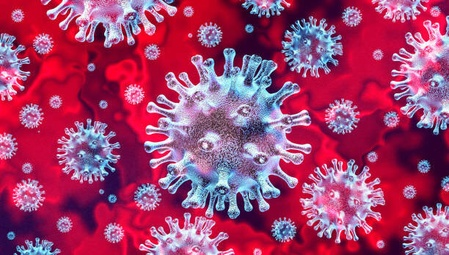
#> input picture Lab/Lab 2/Citra Tugas Lab 2/virus.jpg, 449 x 255 px, shrunk from 612 x 347 before the run
$ jupyter execute Lab2_MuhammadIrfanJunaidi_1906293202.ipynb   (older library calls are emulated)
#> lines starting #> are read from the running program, lines starting #| are printed output that depends on the picture
[cell 1]
from skimage import io, color, util, exposure, filters, morphology
import cv2
import numpy as np
import matplotlib.pyplot as plt

## **1. [50] Diberikan citra virus.jpg berikut ini.**

## a. Konversikan citra ini ke dalam color space CMY, lalu lakukan smoothing terhadap hasilnya dengan kernel 4x4

[cell 2]
image = io.imread('Citra Tugas Lab 2/virus.jpg')
#> image is the input picture: shape (255, 449, 3); mean R, G, B 161.7, 63.9, 108.7
C = 1 - util.img_as_float(image[:, :, 0])
M = 1 - util.img_as_float(image[:, :, 1])
Y = 1 - util.img_as_float(image[:, :, 2])

CMY = np.zeros(image.shape)
CMY[:, :, 0] = C; CMY[:, :, 1] = M; CMY[:, :, 2] = Y

plt.figure(figsize=(10,7))
plt.subplot(1, 2, 1); plt.imshow(CMY, cmap="gray"); plt.title('CMY'); plt.axis('off')

CMY2 = util.img_as_ubyte(np.zeros(image.shape))
C2 = filters.rank.mean(C, selem=morphology.square(4))
M2 = filters.rank.mean(M, selem=morphology.square(4))
Y2 = filters.rank.mean(Y, selem=morphology.square(4))

CMY2[:, :, 0] = C2; CMY2[:, :, 1] = M2; CMY2[:, :, 2] = Y2

plt.subplot(1, 2, 2); plt.imshow(CMY2, cmap="gray"); plt.title('CMY Smoothing (4x4)'); plt.axis('off')
plt.show()

## b. Konversikan citra ini ke dalam color space CMY, lalu lakukan smoothing terhadap hasilnya dengan kernel 9x9

[cell 3]
plt.figure(figsize=(10,7))
plt.subplot(1, 2, 1); plt.imshow(CMY, cmap="gray"); plt.title('CMY'); plt.axis('off')

CMY3 = util.img_as_ubyte(np.zeros(image.shape))
C3 = filters.rank.mean(C, selem=morphology.square(9))
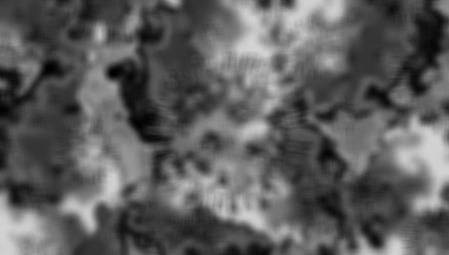
#> C3: shape (255, 449); min 1, max 211, mean 92.8
M3 = filters.rank.mean(M, selem=morphology.square(9))
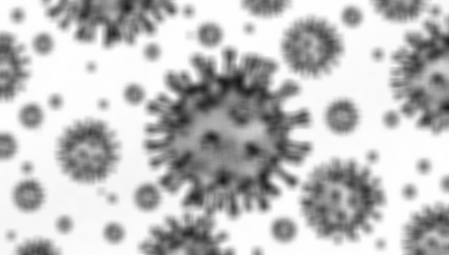
#> M3: shape (255, 449); min 24, max 254, mean 190.6
Y3 = filters.rank.mean(Y, selem=morphology.square(9))
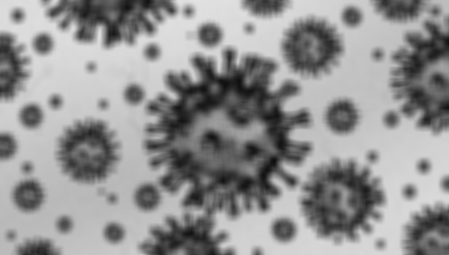
#> Y3: shape (255, 449); min 13, max 225, mean 145.8

CMY3[:, :, 0] = C3; CMY3[:, :, 1] = M3; CMY3[:, :, 2] = Y3
#> after `CMY3[:, :, 2] = Y3`:
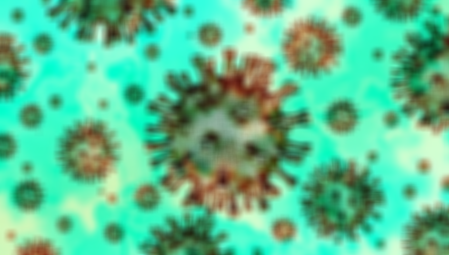
#> CMY3: shape (255, 449, 3); mean of channels 0, 1, 2 92.8, 190.6, 145.8; drawn as R, G, B

plt.subplot(1, 2, 2); plt.imshow(CMY3, cmap="gray"); plt.title('CMY Smoothing (9x9)'); plt.axis('off')
plt.show()

## c. Bandingkan hasil citra pada poin a dan b

[cell 4]
plt.figure(figsize=(10,7))
plt.subplot(1, 2, 1); plt.imshow(CMY2, cmap="gray"); plt.title('CMY Smoothing (4x4)'); plt.axis('off')
plt.subplot(1, 2, 2); plt.imshow(CMY3, cmap="gray"); plt.title('CMY Smoothing (9x9)'); plt.axis('off')
plt.show()

## d. Lakukan clustering menggunakan metode k-mean clustering dengan k = 4

[cell 5]
image2 = cv2.cvtColor(image, cv2.COLOR_BGR2RGB)

pixel_values = image2.reshape((-1, 3))
pixel_values = np.float32(pixel_values)
criteria = (cv2.TERM_CRITERIA_EPS +
cv2.TERM_CRITERIA_MAX_ITER, 100, 0.2)
k = 4
_, labels, (centers) = cv2.kmeans(pixel_values, k, None,
criteria, 10, cv2.KMEANS_RANDOM_CENTERS)
#> centers = [[54.98, 6.89, 188.4], [220.2, 185, 203.4], [57.62, 11.22, 93.41], [155.3, 109, 149.1]]
centers = np.uint8(centers)
#> centers = [[54, 6, 188], [220, 185, 203], [57, 11, 93], [155, 109, 149]]
labels = labels.flatten()
segmented_image = centers[labels.flatten()]
segmented_image =segmented_image.reshape(image2.shape)
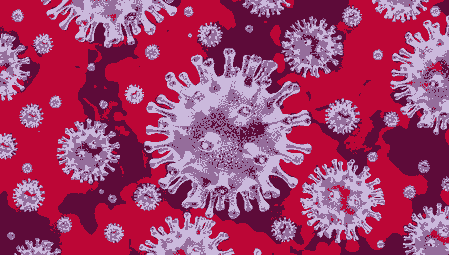
#> segmented_image: shape (255, 449, 3); mean B, G, R 108.1, 63.5, 161.4

plt.figure(figsize=(10,7))
plt.subplot(1, 2, 1); plt.imshow(image2); plt.title("original"); plt.axis("off")
plt.subplot(1, 2, 2); plt.imshow(segmented_image); plt.title("Color segementation with k=4"); plt.axis("off")
plt.show()
#> figure, not shown here; B, G, R data is drawn as R, G, B

## e. Lakukan clustering menggunakan metode k-mean clustering dengan k = 9

[cell 6]
pixel_values = image2.reshape((-1, 3))
pixel_values = np.float32(pixel_values)
criteria = (cv2.TERM_CRITERIA_EPS +
cv2.TERM_CRITERIA_MAX_ITER, 100, 0.2)
k = 9
_, labels, (centers) = cv2.kmeans(pixel_values, k, None,
criteria, 10, cv2.KMEANS_RANDOM_CENTERS)
#> centers = [[186.7, 141.3, 208.5], [220.8, 184.6, 158.6], [52.93, 7.18, 65.43], [236.9, 209, 225.6], [130.3, 81.08, 185.1], [53.91, 6.39, 139.3], [53.52, 5.12, 200.1], [120.9, 77.28, 101.7], [171.9, 126.4, 131.6]]
centers = np.uint8(centers)
#> centers = [[186, 141, 208], [220, 184, 158], [52, 7, 65], [236, 208, 225], [130, 81, 185], [53, 6, 139], [53, 5, 200], [120, 77, 101], [171, 126, 131]]
labels = labels.flatten()
segmented_image = centers[labels.flatten()]
segmented_image =segmented_image.reshape(image2.shape)

plt.figure(figsize=(10,7))
plt.subplot(1, 2, 1); plt.imshow(image2); plt.title("original"); plt.axis("off")
plt.subplot(1, 2, 2); plt.imshow(segmented_image); plt.title("Color segementation with k=9"); plt.axis("off")
plt.show()
#> figure, not shown here; B, G, R data is drawn as R, G, B

## f. Ceritakan perbedaan yang kamu dapatkan pada poin d dan e, serta jelaskan mengapa perbedaan tersebut bisa terjadi

Perbedaan yang didapat antara gambar pada bagian d dan e adalah, citra pada bagian e terdapat lebih banyak pengelompokan dibanding dengan citra pada bagian d. Terjadi perbedaan karena nilai k (jumlah cluster yang dibuat) pada citra e lebih besar dibanding citra d sehingga lebih banyak pula segmentasi warna yang terbentuk.

## **2. [50] Diberikan citra bird.jpg berikut ini.**

## a. Terapkan sharpening pada gambar tersebut untuk ketiga channel R, G, dan B.

[cell 7]
image2 = io.imread('Citra Tugas Lab 2/bird.jpg')
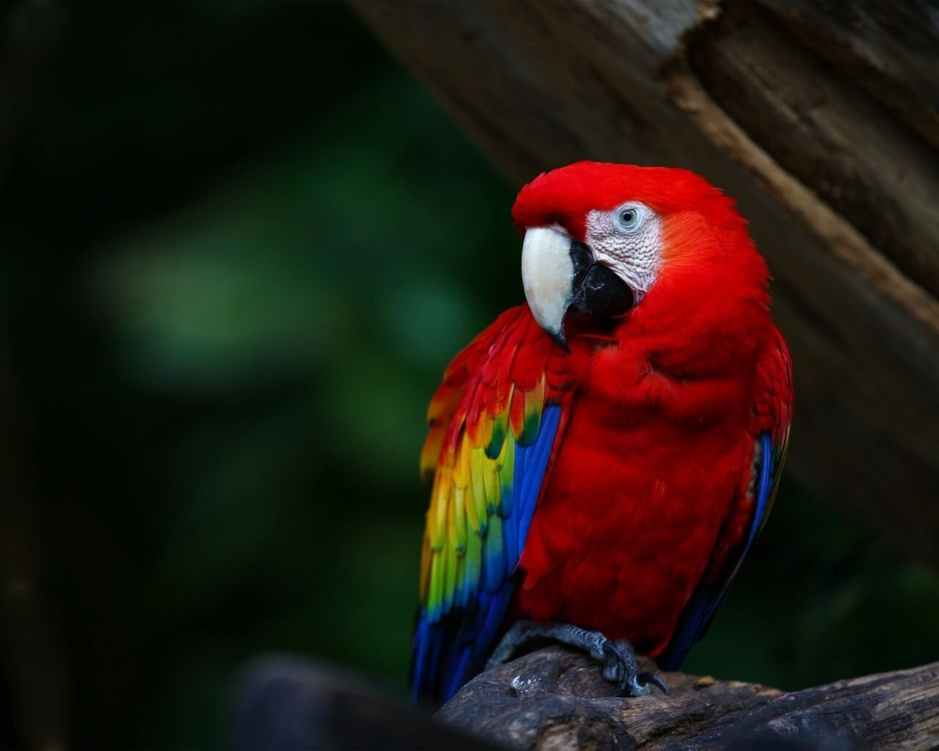
#> input picture Lab/Lab 2/Citra Tugas Lab 2/bird.jpg, 939 x 751 px, shrunk from 1280 x 1024 before the run
#> image2 is the input picture: shape (751, 939, 3); mean R, G, B 36.7, 27.5, 19.3
R = image2[:, :, 0]
G = image2[:, :, 1]
B = image2[:, :, 2]

RGB = util.img_as_ubyte(np.zeros(image2.shape))
RGB[:, :, 0] = R; RGB[:, :, 1] = G; RGB[:, :, 2] = B
#> after `RGB[:, :, 0] = R`:
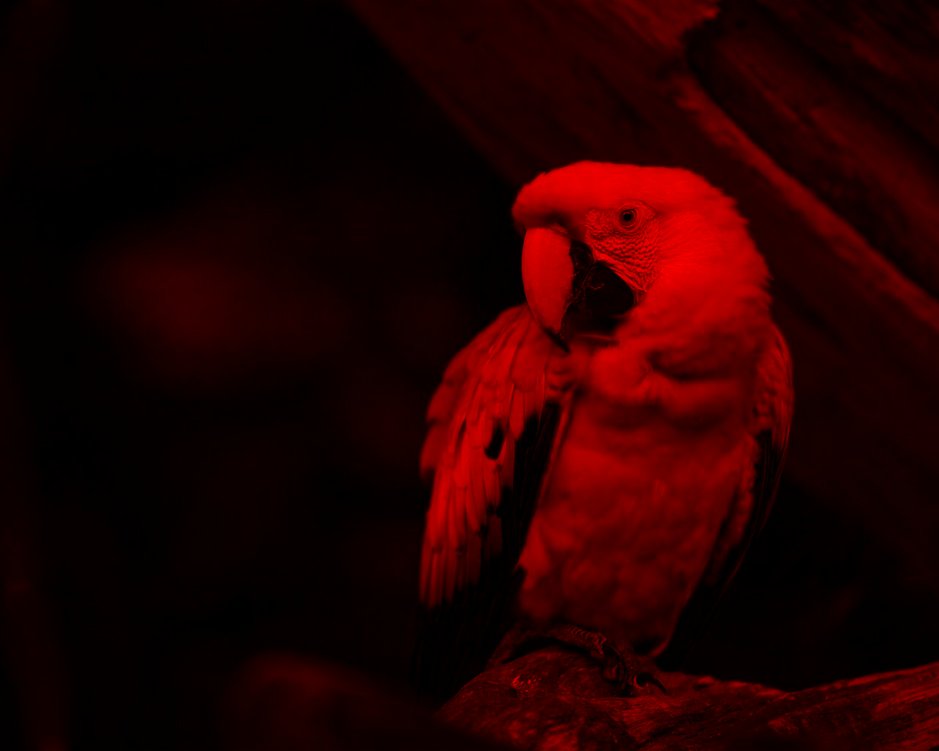
#> RGB: shape (751, 939, 3); mean of channels 0, 1, 2 36.7, 0, 0; drawn as R, G, B

plt.figure(figsize=(10,7))
plt.subplot(1, 2, 1); plt.imshow(RGB, cmap="gray"); plt.title('RGB'); plt.axis('off')

RGB2 = np.zeros(image2.shape)
R2 = filters.unsharp_mask(R, radius=5, amount=2)
G2 = filters.unsharp_mask(G, radius=5, amount=2)
B2 = filters.unsharp_mask(B, radius=5, amount=2)

RGB2[:, :, 0] = R2; RGB2[:, :, 1] = G2; RGB2[:, :, 2] = B2

plt.subplot(1, 2, 2); plt.imshow(RGB2, cmap="gray"); plt.title('RGB Sharpened'); plt.axis('off')
plt.show()

## b. Terapkan contrast stretching terhadap ketiga channel R, G dan B lalu tampilkan hasilnya sebagai satu citra!

[cell 8]
def contrast_stretch(img):
    mn = min(img.flatten())
#> mn = 0
    mx = max(img.flatten())
#> mx = 255
    b = int(np.floor(255 / (mx - mn)))
#> b = 1
    return (img - mn) * b

plt.figure(figsize=(10,7))
plt.subplot(1, 2, 1); plt.imshow(RGB, cmap="gray"); plt.title('RGB'); plt.axis('off')
# plt.subplot(1, 2, 1); plt.hist(B.flatten(), 256, range=(0,256)); plt.title('RGB')

RGB3 = util.img_as_ubyte(np.zeros(image2.shape))

RGB3[:, :, 0] = contrast_stretch(R)
RGB3[:, :, 1] = contrast_stretch(G)
RGB3[:, :, 2] = contrast_stretch(B)

plt.subplot(1, 2, 2); plt.imshow(RGB3, cmap="gray"); plt.title('RGB Contrast Stretched'); plt.axis('off')
# plt.subplot(1, 2, 2); plt.hist(RGB3[:, :, 2].flatten(), 256, range=(0,256)); plt.title('RGB Contrast Stretched')
plt.show()

## c. Lakukan konversi gambar bird.jpg tersebut menjadi bentuk citra HSV! Terapkan sharpening pada gambar tersebut pada channel V. Jangan lupa untuk mengubah citra HSV menjadi RGB terlebih dahulu sebelum ditampilkan.

[cell 9]
HSV = color.rgb2hsv(image2)
#> HSV: shape (751, 939, 3) float64; mean of channels 0, 1, 2 0.335, 0.661, 0.186
H = HSV[:, :, 0]
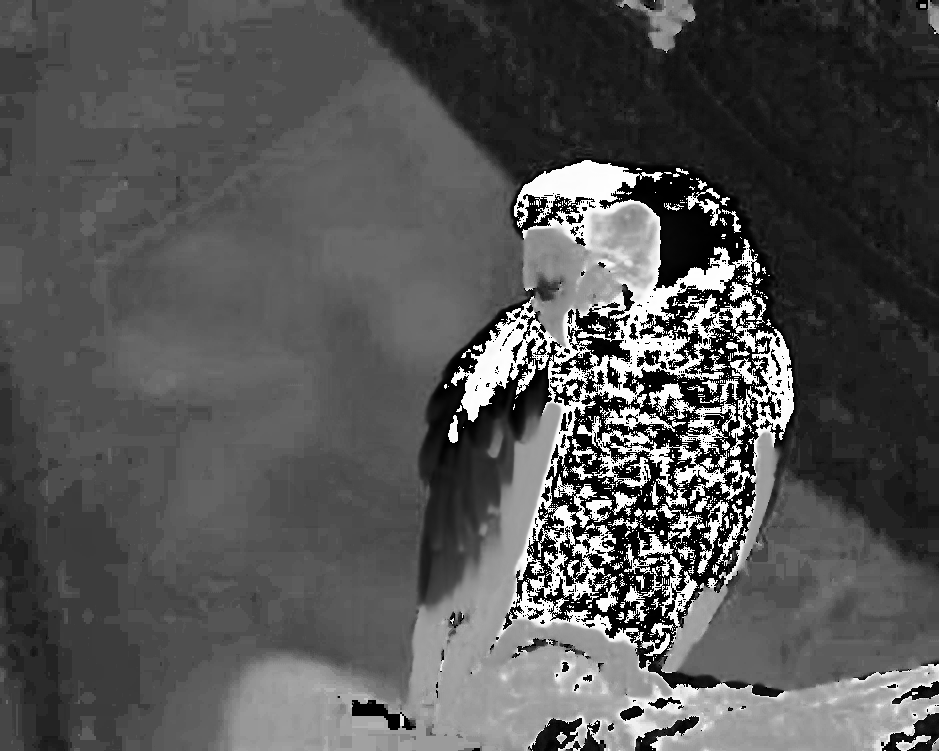
#> H: shape (751, 939) float64; min 0, max 0.999, mean 0.335
S = HSV[:, :, 1]
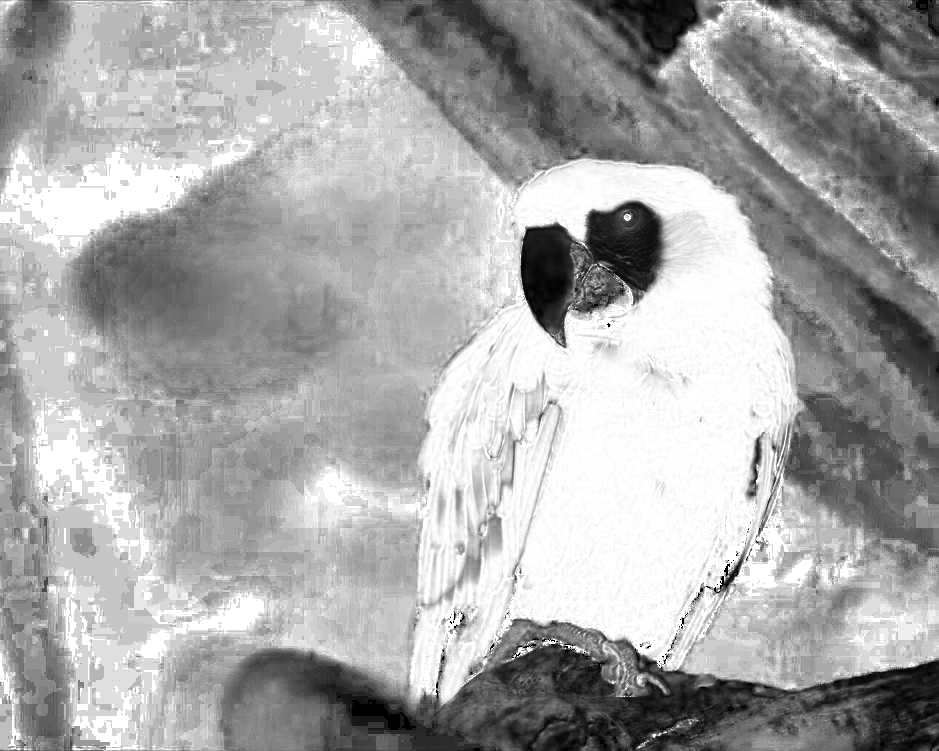
#> S: shape (751, 939) float64; min 0, max 1, mean 0.661
V = HSV[:, :, 2]

HSVasRGB = color.hsv2rgb(HSV)

plt.figure(figsize=(10,7))
plt.subplot(1, 2, 1); plt.imshow(HSVasRGB); plt.title('Original'); plt.axis('off')

HSV2 = np.zeros(image2.shape)
V2 = filters.unsharp_mask(V, radius=5, amount=2)
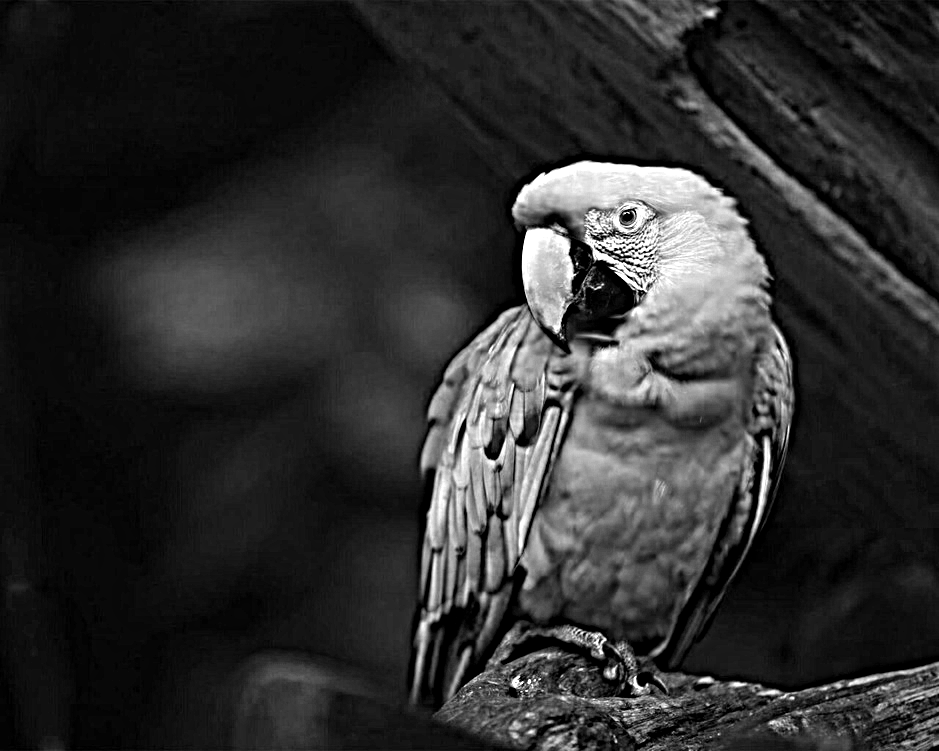
#> V2: shape (751, 939) float64; min 0, max 1, mean 0.188

HSV2[:, :, 0] = H; HSV2[:, :, 1] = S; HSV2[:, :, 2] = V2
#> after `HSV2[:, :, 0] = H`: HSV2: shape (751, 939, 3) float64; mean of channels 0, 1, 2 0.335, 0, 0

HSV2asRGB = color.hsv2rgb(HSV2)

plt.subplot(1, 2, 2); plt.imshow(HSV2asRGB); plt.title('HSV Sharpened'); plt.axis('off')
plt.show()

## d. Terapkan contrast stretching terhadap channel V lalu tampilkan hasilnya sebagai satu citra! Jangan lupa untuk mengubah citra HSV menjadi RGB terlebih dahulu sebelum ditampilkan.

[cell 10]
plt.figure(figsize=(10,7))
plt.subplot(1, 2, 1); plt.imshow(HSVasRGB); plt.title('Original'); plt.axis('off')
# plt.subplot(1, 2, 1); plt.hist(V.flatten(), 256, range=(0,256)); plt.title('Original')

HSV3 = util.img_as_ubyte(np.zeros(image2.shape))

HSV3[:, :, 0] = H
HSV3[:, :, 1] = S
HSV3[:, :, 2] = contrast_stretch(V)
